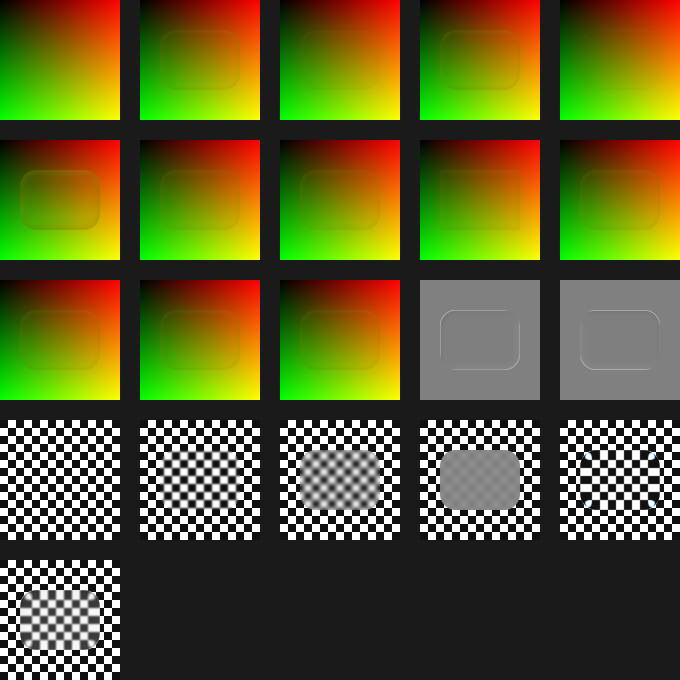
#> input picture research/calib/figma-board-checker.png, 1360 x 1360 px, given in place of board2.png, which was not available (shown at 1/2 size)
$ python errmap.py .
#> lines starting #> are read from the running program, lines starting #| are printed output that depends on the picture; after the words box and inside, x2 and y2 are one past the last pixel; in counts of white or black regions, pixels touching at a corner belong together; pictures that were not available may be replaced by others from this repository, and a replacement may not be noted
### research/calib/model.py
import sys, numpy as np
from PIL import Image

def linstep(a, b, x): return np.clip((x - a) / max(1e-5, b - a), 0, 1)

def sdf_round_box(px, py, hx, hy, r):
    r = min(r, hx, hy)
    qx, qy = np.abs(px) - (hx - r), np.abs(py) - (hy - r)
    return np.hypot(np.maximum(qx, 0), np.maximum(qy, 0)) + np.minimum(np.maximum(qx, qy), 0) - r

def normal(px, py, hx, hy, rad, bevel):
    r = min(hx, hy, rad)
    rfx, rfy = np.abs(px) - (hx - r), np.abs(py) - (hy - r)
    inner = np.maximum(rfx, rfy) <= -bevel * (1.0 if bevel >= rad else 0.0)
    sh = np.maximum(-np.minimum(rfx, rfy), 0)
    rx, ry = rfx + sh, rfy + sh
    l = np.hypot(rx, ry); l = np.where(l > 1e-10, l, 1)
    nx, ny = rx / l * np.sign(px), ry / l * np.sign(py)
    nx[inner] = 0; ny[inner] = 0
    return nx, ny

def displacement(w, h, radius, P):
    """Figma glass offset field (node px). P: dict with refr, dist, bevel, splay."""
    ys, xs = np.mgrid[0:h, 0:w] + 0.5
    hx, hy = w / 2, h / 2
    px, py = xs - hx, ys - hy
    sdf = sdf_round_box(px, py, hx, hy, radius)
    dist, bevel, I = P['dist'], P['bevel'], P['refr']
    sg = linstep(-dist - bevel, -bevel, sdf)
    si = 0.999 * dist
    sj = np.clip(sg ** 3.5 * dist * I, -si, si)
    sk = I * 0.2 * si
    sl = linstep(-bevel - 1e-4, -bevel * 0.3, sdf)
    nx, ny = normal(px, py, hx, hy, max(radius, max(bevel, dist)), bevel)
    l = np.hypot(px, py); l = np.where(l > 1e-10, l, 1)
    s = P.get('splay', 0)
    mx, my = nx * (1 - s) + px / l * s, ny * (1 - s) + py / l * s
    mag = sj * (1 - sl) + sk * sl
    return -mx * mag, -my * mag, sdf

def gblur(a, s):
    if s <= 0: return a
    r = int(np.ceil(s * 4)); x = np.arange(-r, r + 1); k = np.exp(-x**2 / (2 * s * s)); k /= k.sum()
    pad = [(r, r), (r, r)] + [(0, 0)] * (a.ndim - 2)
    p = np.pad(a, pad, mode='edge')
    p = np.apply_along_axis(lambda v: np.convolve(v, k, 'valid'), 1, p)
    return np.apply_along_axis(lambda v: np.convolve(v, k, 'valid'), 0, p)

def bilinear(img, x, y):
    h, w = img.shape[:2]
    x = np.clip(x - .5, 0, w - 1.001); y = np.clip(y - .5, 0, h - 1.001)
    x0, y0 = np.floor(x).astype(int), np.floor(y).astype(int); fx, fy = (x - x0)[..., None], (y - y0)[..., None]
    a, b, c, d = img[y0, x0], img[y0, x0 + 1], img[y0 + 1, x0], img[y0 + 1, x0 + 1]
    return a * (1 - fx) * (1 - fy) + b * fx * (1 - fy) + c * (1 - fx) * fy + d * fx * fy

def render(bg, gx, gy, w, h, radius, P, ca, sigma):
    """Glass over bg (H,W,3): node at (gx,gy) size w*h. Returns the glass region."""
    dx, dy, sdf = displacement(w, h, radius, P)
    src = gblur(bg, sigma)
    ys, xs = np.mgrid[0:h, 0:w] + .5
    X, Y = xs + gx, ys + gy
    if ca < 1e-3:
        return bilinear(src, X + dx, Y + dy)
    out = np.zeros((h, w, 3))
    taps = [(i / 7 - .5, 1 - abs(2 * (i / 7 - .5))) for i in range(8)]
    ws = sum(t[1] for t in taps)
    for c, sh in ((0, .5), (1, 0), (2, -.5)):
        for f, wt in taps:
            k = 1 + (f + sh) * ca
            out[..., c] += bilinear(src, X + dx * k, Y + dy * k)[..., c] * wt / ws
    return out

### research/calib/errmap.py
import sys, numpy as np
from PIL import Image
sys.path.insert(0, sys.path[0])
from model import render, displacement
C = sys.argv[1]
fig = np.asarray(Image.open(f'{C}/data/board2.png').convert('RGB')).astype(float)
def fcell(i): c, r = i % 5, i // 5; return fig[r*280:r*280+240, c*280:c*280+240]
#> called with i = 15
#> after `return fig[r * 280:r * 280 + 240, c * 280:c * 280 + 240]`:
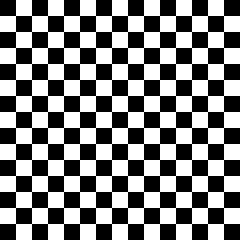
#> returned value: shape (240, 240, 3) float64; values 17 (black) and 255 (white), 49.8% white; 1 white region, box (x1, y1, x2, y2) and area: (0, 0, 240, 240) 28672
bg = fcell(15); tgt = fcell(19)[60:180, 40:200]
P = dict(refr=.8, dist=20, bevel=1, splay=0)
_, _, sdf = displacement(160, 120, 32, P)
for sigma in (.5, .7):
    e = np.abs(render(bg, 40, 60, 160, 120, 32, P, .2, sigma) - tgt).mean(2)
    bins = [(-200, -25), (-25, -15), (-15, -8), (-8, -4), (-4, -2), (-2, -1), (-1, 0.01)]
    print('sigma', sigma, ' '.join(f'[{a},{b}):{e[(sdf>=a)&(sdf<b)].mean():.1f}' for a, b in bins))
#> this loop made 2 passes
#| sigma 0.5 [-200,-25):5.0 [-25,-15):6.8 [-15,-8):2.7 [-8,-4):2.6 [-4,-2):2.4 [-2,-1):3.3 [-1,0.01):59.8
#| sigma 0.7 [-200,-25):1.7 [-25,-15):2.2 [-15,-8):1.7 [-8,-4):1.8 [-4,-2):1.8 [-2,-1):2.5 [-1,0.01):54.5
#> pass 1, in bilinear, `x = np.clip(x - 0.5, 0, w - 1.001)`:
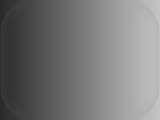
#> x: shape (120, 160) float64; min 42.26, max 196.7, mean 119.5
# corner vs straight
e = np.abs(render(bg, 40, 60, 160, 120, 32, P, .2, .7) - tgt).mean(2)
#> call 3 of render, with gx = 40, gy = 60, w = 160, h = 120, radius = 32, ca = 0.2, sigma = 0.7
#> in gblur (call 3), `p = np.pad(a, pad, mode='edge')`: p: shape (246, 246, 3) float64; values 17 (black) and 255 (white), 49.6% white; 1 white region, box (x1, y1, x2, y2) and area: (0, 0, 246, 246) 30016
#> the loop in render (call 3), `for c, sh in ((0, .5), (1, 0), (2, -.5)):` made 3 passes
#> pass 1, in bilinear (call 49), `y = np.clip(y - 0.5, 0, h - 1.001)`:
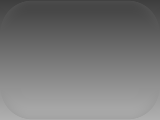
#> y: shape (120, 160) float64; min 62.26, max 176.7, mean 119.5
#> pass 1, in bilinear (call 49), `x0, y0 = (np.floor(x).astype(int), np.floor(y).astype(int))`:
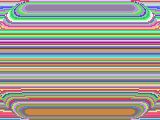
#> y0: shape (120, 160) int64; 115 distinct labels, from 62 to 176; one colour per label, 0 black
#> pass 1, in bilinear (call 49), `fx, fy = ((x - x0)[..., None], (y - y0)[..., None])`:
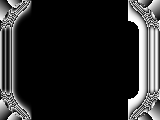
#> fx: shape (120, 160, 1) float64; min 0, max 1, mean 0.158
#> after the loop in render (call 3), `for c, sh in ((0, .5), (1, 0), (2, -.5)):`:
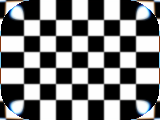
#> out: shape (120, 160, 3) float64; mean of channels 0, 1, 2 130.8, 131.2, 131.7; drawn with min black and max white
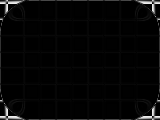
#> e: shape (120, 160) float64; min 0, max 237.4, mean 6.7
print('straight edge band err', e[40:80, :12].mean().round(1), ' corner err', e[:28, :28].mean().round(1), ' interior', e[30:90, 40:120].mean().round(1))
#| straight edge band err 5.2  corner err 26.7  interior 1.8
